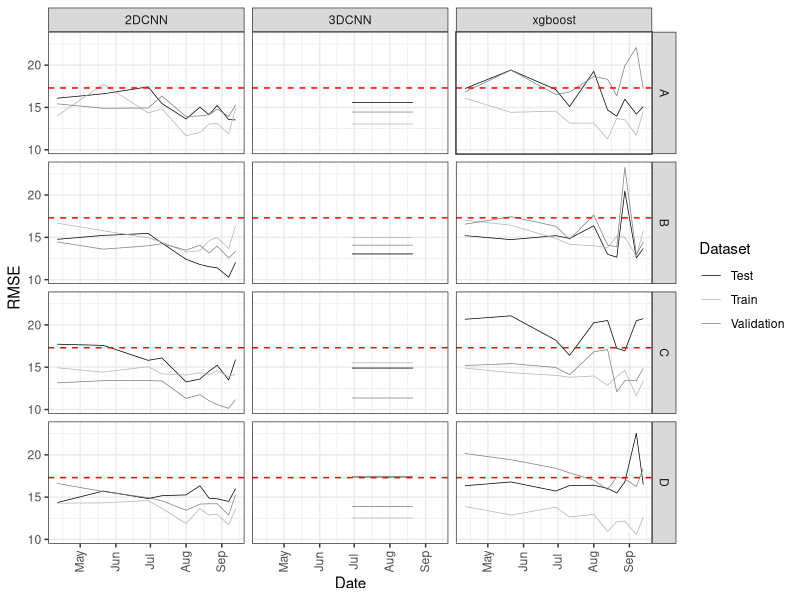
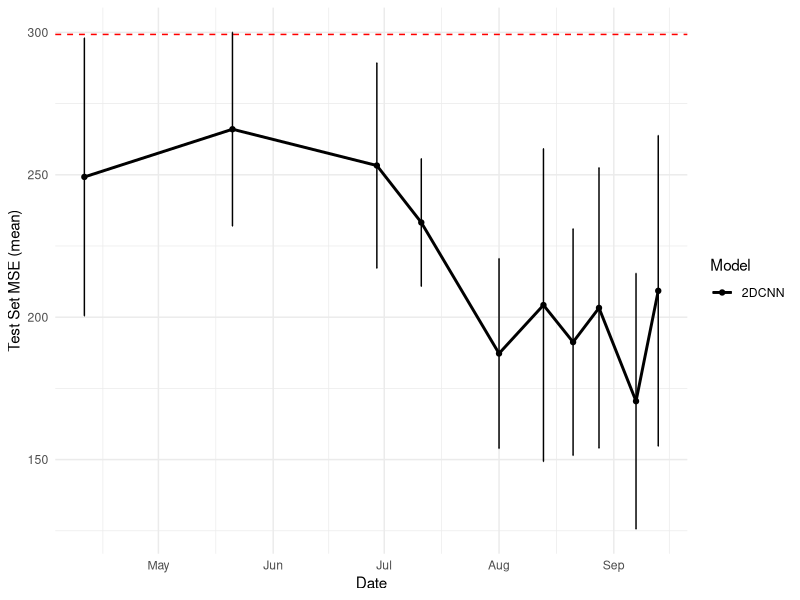

These figures' R source, in order:
## ---- chunk 1
library(lubridate)
library(ggplot2)
library(tidyverse)

rice <- read.csv('rice_remote_sensing - Sheet1.csv', header=T)
rice$Date <- as.Date(rice$Date, "%m-%d-%Y")
rice <- subset(rice, Date != "2019-06-13")
#rice.long <- rice %>% pivot_longer(c(Train_MSE, Val_MSE))
rice.long <- rice %>% pivot_longer(c(Train_MSE, Val_MSE, Test_MSE))

ggplot(rice.long, aes(x=Date, y=sqrt(value), col=name)) + geom_line(size=0.25) + facet_grid(Set~Model) + theme_bw() + geom_hline(yintercept = sqrt(17.3)^2, col="red", lty=2) + scale_color_manual(values = c("black","grey70", "grey50"), name="Dataset", labels=c("Test", "Train", "Validation")) + scale_linetype(name="Fold") + ylab("RMSE") + theme(axis.text.x = element_text(angle = 90, vjust=0.4))#+ geom_point(size=0.3)

#ggplot(rice.long, aes(x=Date, y=sqrt(value), col=name)) + geom_line(size=0.4) + facet_grid(Set~Model) + theme_minimal() + geom_hline(yintercept = sqrt(17.3)^2, col="red", lty=2) + scale_color_manual(values = c("grey70", "black"), name="Dataset", labels=c("Train", "Validation")) + scale_linetype(name="Fold") + ylab("RMSE") + theme(axis.text.x = element_text(angle = 90, vjust=0.4))#+ geom_point(size=0.2)
## ---- chunk 2
rice.test <- rice.long %>% group_by(Model, Date, name) %>% 
  summarize(meanMSE = mean(value), sdMSE = sd(value)) %>%
  filter(name == "Test_MSE")

rice.test2 <- subset(rice.test, Model == "2DCNN")

ggplot(rice.test2, aes(x=Date, y=meanMSE, col= Model)) + 
  geom_line(size=1) + 
  theme_minimal() + 
  scale_color_manual(values = c("black")) + 
  ylab("Test Set MSE (mean)")  + 
  geom_hline(yintercept = (17.3)^2, lty=2, col = "red")+
  geom_point() +
  geom_errorbar(aes(ymin=meanMSE-sdMSE, ymax=meanMSE+sdMSE), width=.2)
